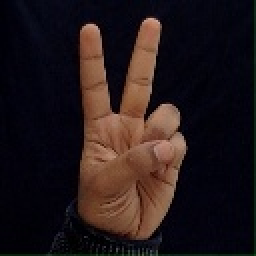
#> input picture train/2/1143.jpg, 128 x 128 px (shown 2 times larger)
$ python preprocessing.py
#> lines starting #> are read from the running program, lines starting #| are printed output that depends on the picture; after the words box and inside, x2 and y2 are one past the last pixel; in counts of white or black regions, pixels touching at a corner belong together
### image_processing.py
import numpy as np
import cv2
minValue = 70
def func(path):
    frame = cv2.imread(path)

    gray = cv2.cvtColor(frame, cv2.COLOR_BGR2GRAY)
    blur = cv2.GaussianBlur(gray, (5, 5), 2)

    th3 = cv2.adaptiveThreshold(blur, 255, cv2.ADAPTIVE_THRESH_GAUSSIAN_C, cv2.THRESH_BINARY_INV, 11, 2)
    ret, res = cv2.threshold(th3, minValue, 255, cv2.THRESH_BINARY_INV + cv2.THRESH_OTSU)
    return res

### preprocessing.py
import numpy as np
import cv2
import os
import csv
from image_processing import func
if not os.path.exists("data2"):
    os.makedirs("data2")
if not os.path.exists("data2/train2"):
    os.makedirs("dataluv/train")
if not os.path.exists("data2/test"):
    os.makedirs("data2/test")
path = "train"
path1 = "data2"
a = ['label']

for i in range(64*64):
    a.append("pixel"+str(i))


# outputLine = a.tolist()


label = 0
var = 0
c1 = 0
c2 = 0

for (dirpath, dirnames, filenames) in os.walk(path):
    for dirname in dirnames:
        print(dirname)
        for(direcpath, direcnames, files) in os.walk(path+"/"+dirname):
       	    if not os.path.exists(path1+"/train2/"+dirname):
                os.makedirs(path1+"/train2/"+dirname)
            if not os.path.exists(path1+"/test/"+dirname):
                os.makedirs(path1+"/test/"+dirname)
            # num=0.75*len(files)
            num = 100000000000000000
            i=0
            for file in files:
                var += 1
                actual_path=path+"/"+dirname+"/"+file
                actual_path1=path1+"/"+"train2/"+dirname+"/"+file
                actual_path2=path1+"/"+"test/"+dirname+"/"+file
                img = cv2.imread(actual_path, 0)
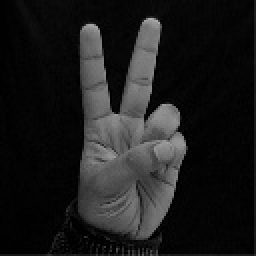
#> img: shape (128, 128) (shown 2 times larger); min 0, max 174, mean 27.8
                bw_image = func(actual_path)
#> in func, frame is the input picture: shape (128, 128, 3); mean B, G, R 25.7, 24.5, 35.5
#> in func, `blur = cv2.GaussianBlur(gray, (5, 5), 2)`:
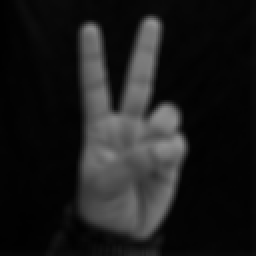
#> blur: shape (128, 128) (shown 2 times larger); min 1, max 145, mean 27.7
#> in func, `th3 = cv2.adaptiveThreshold(blur, 255, cv2.ADAPTIVE_THRESH_GAUSSIAN_C,..`:
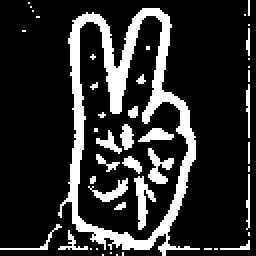
#> th3: shape (128, 128) (shown 2 times larger); 18% white; 46 white regions (31 under 20 px), largest, box (x1, y1, x2, y2) and area: (29, 4, 100, 128) 2001, (67, 88, 78, 115) 130, (74, 74, 87, 92) 110
#> in func, `ret, res = cv2.threshold(th3, minValue, 255, cv2.THRESH_BINARY_INV + c..`: ret = 0
                if i < num:
                    c1 += 1
                    cv2.imwrite(actual_path1, bw_image)
                else:
                    c2 += 1
                    cv2.imwrite(actual_path2, bw_image)

                i=i+1

        label=label+1
print(var)
print(c1)
print(c2)
